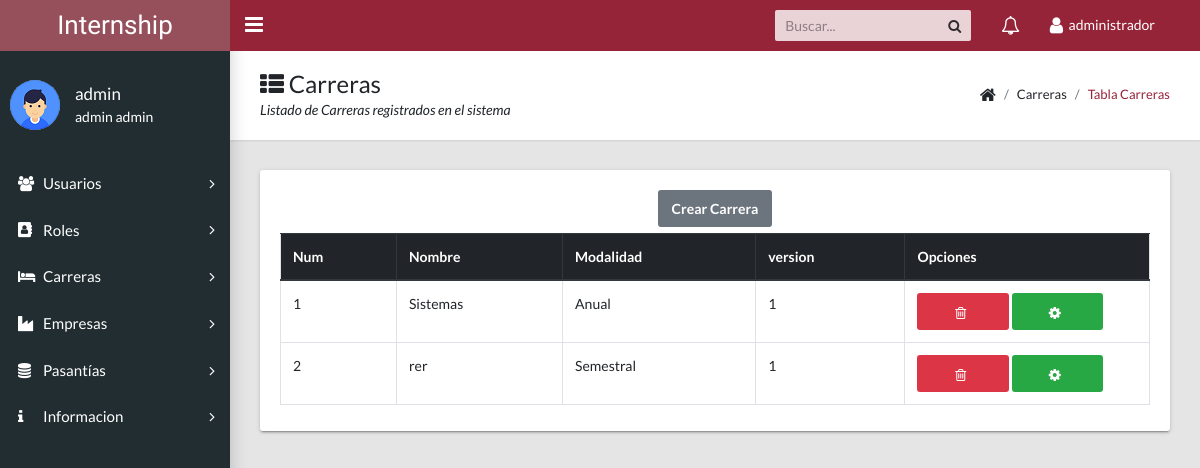
Before: /admin/docs/listar_carrera.php (signed in) with the older database file.
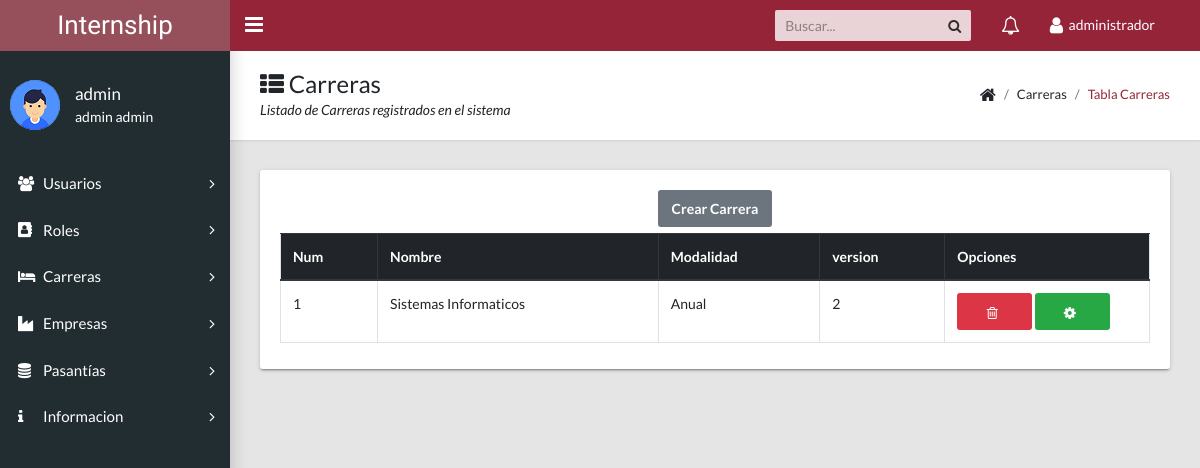
After: the same page with the newer database file.
### tables this page shows
CREATE TABLE `carrera` (
  `id_carrera` int(11) NOT NULL AUTO_INCREMENT,
  `nombrecarrera` varchar(45) DEFAULT NULL,
  `modalidad` varchar(45) DEFAULT NULL,
  `version` int(11) DEFAULT NULL,
  `activocarrera` tinyint(4) DEFAULT NULL,
  PRIMARY KEY (`id_carrera`)
);

### modelo/conexion.php (called while the page is built, shortened)
<?php
class conexion{
	public $con;
	function __construct(){
	$this->host="localhost";
	$this->user="root";
	$this->clave="";
	$this->db="inter";
	$this->con=mysqli_connect($this->host, $this->user,$this->clave);
	mysqli_query($this->con, 'SET NAMES UTF-8');
	if($this->con){
		mysqli_select_db($this->con,$this->db);
	}
	}
public function con_retorno($sql){
$resp=mysqli_query($this->con, $sql);
return $resp;
}
}

### modelo/mdl_estudio.php (called while the page is built, shortened)
<?php
require("conexion.php");
class mdl_estudio
{
    public $obj_con;
    function __construct()
    {
        $this->obj_con = new conexion();
    }
    public function listar()
    {
        $sql = "SELECT * FROM carrera where activocarrera=1 order BY id_Carrera ;";
        return $this->obj_con->con_retorno($sql);
    }
}

### admin/docs/listar_carrera.php (the view, shortened to what this page needs)
<?php
include_once('menu.php');
include_once ('../../modelo/mdl_estudio.php');
$objeto=new mdl_estudio();
$datos=$objeto->listar();
?>
<main class="app-content">
    <div class="app-title">
        <div>
            <h1><i class="fa fa-th-list"></i> Carreras</h1>
            <p>Listado de Carreras registrados en el sistema</p>
        </div>
        <ul class="app-breadcrumb breadcrumb side">
            <li class="breadcrumb-item"><i class="fa fa-home fa-lg"></i></li>
            <li class="breadcrumb-item">Carreras</li>
            <li class="breadcrumb-item active"><a href="#">Tabla Carreras</a></li>
        </ul>
    </div>
    <div class="row">
        <div class="col-md-12">
            <div class="tile">
                <div class="tile-body">
                    <center><a class="btn btn-secondary" href="crear_carrera.php">Crear Carrera</a></center>
                    <table class="table table-hover table-bordered" id="sampleTable">
                        <thead class="thead-dark">
                        <tr>
                            <th>Num</th>
                            <th>Nombre</th>
                            <th>Modalidad</th>
                            <th>version</th>
                            <th>Opciones</th>
                        </tr>
                        </thead>
                        <tbody>
                        <?php
                        $num=1;
                        while($row=mysqli_fetch_assoc($datos)){
                            echo "<tr>";
                            echo "<td>$num</td>";
                            echo "<td>".$row['nombrecarrera']."</td>";
                            echo "<td>".$row['modalidad']."</td>";
                            echo "<td>".$row['version']."</td>";
                            $id_carrera=$row['id_carrera'];
                            $nombre=$row['nombrecarrera'];
                            $modalidad=$row['modalidad'];
                            $version=$row['version'];
                            echo "<td><a class='btn btn-danger col-md-5' href='../../enrutador/enr_estudio.php?id_carrera=".$id_carrera."'><i class='fa fa-trash-o' aria-hidden='true'></i></a>
                            <a class=' btn btn-success col-md-5' href='modificar_carrera.php?id_carrera=".$id_carrera."&nombre=".$nombre."&modalidad=".$modalidad."&version=".$version."'><i class='fa fa-cog' aria-hidden='true'></i></a></td>";
                            echo "</tr>";
                            $num+=1;
                        }?>
                        </tbody>
                    </table>
                </div>
            </div>
        </div>
    </div>
</main>

Changed rows visible on the page:
no longer on this page (row edited): carrera: nombrecarrera "rer", modalidad "Semestral", version "1"
changed carrera "Anual": nombrecarrera "Sistemas" → "Sistemas Informaticos"; version "1" → "2"
